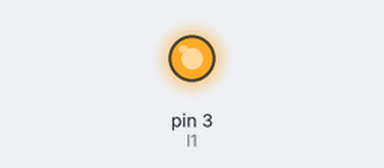
Bench run of a sketch on a simulated Arduino Uno, built with avr-gcc and run on an emulated ATmega328P. On the bench: output pins drawn as LEDs (lit = HIGH).

Above: at 1.0 s.
At 3.0 s:
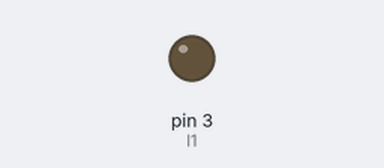
Timing chart, 0 to 5.2 s (numbered marks = the images above):
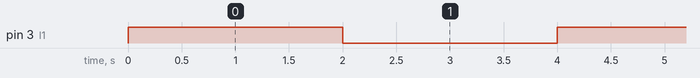

The sketch:

fuel_segment_code_test.ino.ino
```cpp
const int l1=3;


void setup(){
  pinMode(l1,OUTPUT);

}
void loop()
{
  digitalWrite(l1,1);
  delay(2000);
  digitalWrite(l1,0);
  delay(2000);
}
```

Measured:
- by itself, pin 3 (l1): alternates HIGH for 2.0 s and LOW for 2.0 s
